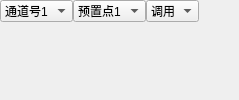
              <widget class="QWidget" name="page_vision_preset">
               <layout class="QVBoxLayout" name="verticalLayout_page_vision_preset">
                <property name="spacing">
                 <number>0</number>
                </property>
                <property name="leftMargin">
                 <number>0</number>
                </property>
                <property name="topMargin">
                 <number>0</number>
                </property>
                <property name="rightMargin">
                 <number>0</number>
                </property>
                <property name="bottomMargin">
                 <number>0</number>
                </property>
                <item>
                 <layout class="QHBoxLayout" name="horizontalLayout_9">
                  <item>
                   <widget class="QComboBox" name="comboBox_vision_preset_lChannel">
                    <property name="currentIndex">
                     <number>0</number>
                    </property>
                    <item>
                     <property name="text">
                      <string>通道号1</string>
                     </property>
                    </item>
                    <item>
                     <property name="text">
                      <string>通道号2</string>
                     </property>
                    </item>
                   </widget>
                  </item>
                  <item>
                   <widget class="QComboBox" name="comboBox_vision_preset_dwPresetIndex">
                    <item>
                     <property name="text">
                      <string>预置点1</string>
                     </property>
                    </item>
                   </widget>
                  </item>
                  <item>
                   <widget class="QComboBox" name="comboBox_vision_preset_dwPresetCmd">
                    <item>
                     <property name="text">
                      <string>调用</string>
                     </property>
                    </item>
                   </widget>
                  </item>
                  <item>
                   <spacer name="horizontalSpacer_9">
                    <property name="orientation">
                     <enum>Qt::Horizontal</enum>
                    </property>
                    <property name="sizeHint" stdset="0">
                     <size>
                      <width>40</width>
                      <height>20</height>
                     </size>
                    </property>
                   </spacer>
                  </item>
                 </layout>
                </item>
                <item>
                 <spacer name="verticalSpacer_3">
                  <property name="orientation">
                   <enum>Qt::Vertical</enum>
                  </property>
                  <property name="sizeHint" stdset="0">
                   <size>
                    <width>20</width>
                    <height>68</height>
                   </size>
                  </property>
                 </spacer>
                </item>
               </layout>
              </widget>
